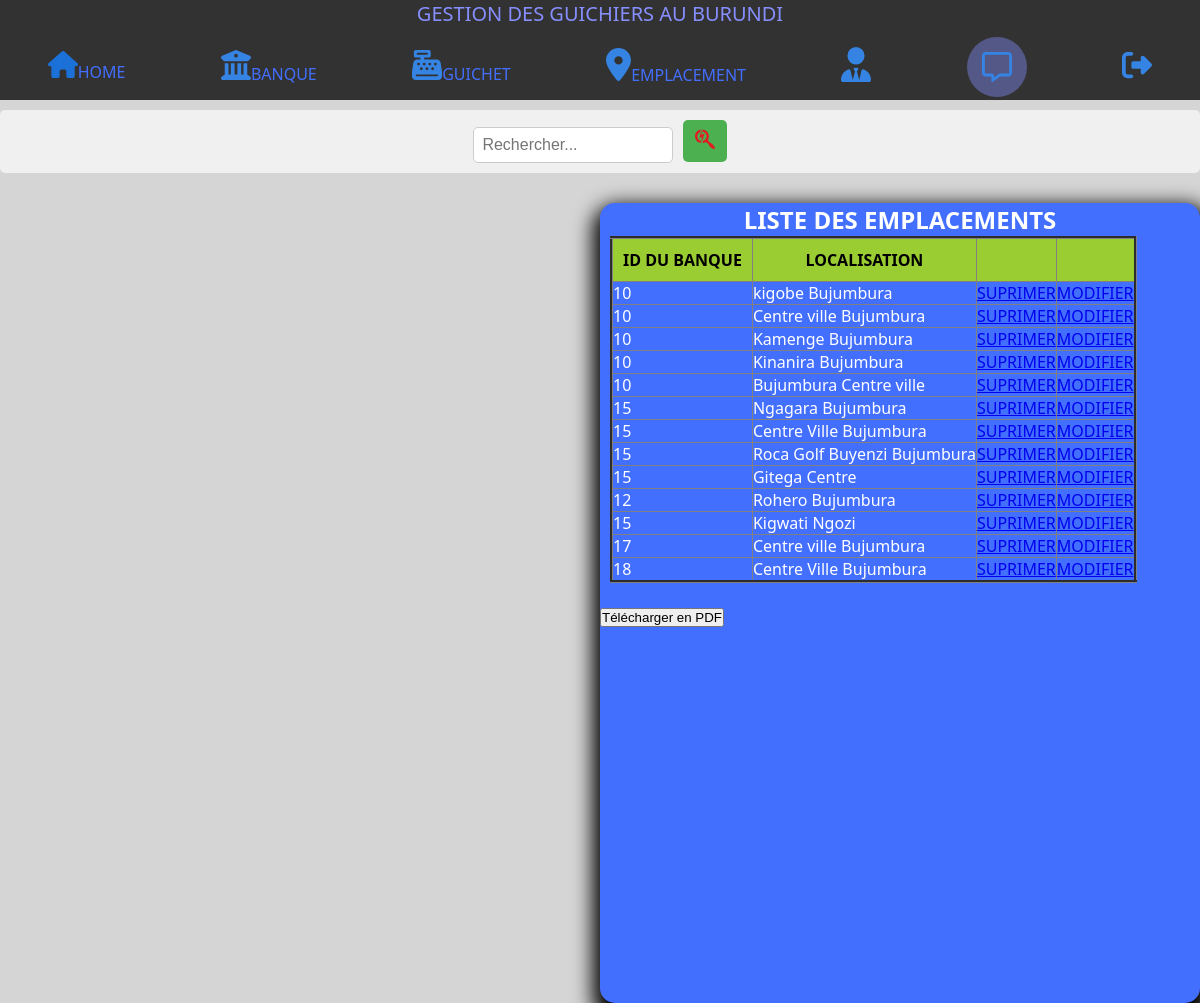
Screenshot of /rorton/liste_emplacement.php with the database file from the repository.
### tables this page shows
CREATE TABLE `empla` (
  `id_emplacement` int(11) NOT NULL,
  `id_banque` int(11) NOT NULL,
  `id_guichet` int(11) NOT NULL,
  `loca` text NOT NULL
);

### rorton/liste_emplacement.php (the view, shortened to what this page needs)
<!DOCTYPE html>
<html lang="en">
<head>
</head>
<body>
    <?php
    include("menu.php");
    ?>
    <?php
     include("connect.php");
     $liste_emplacement=$connect->query("select*from empla");
    ?>
    <div class="box">
          <h2>LISTE DES EMPLACEMENTS</h2>
          <table border="3">
            <tr>
                <th>
                    ID DU BANQUE
                </th>
                <th>
                     LOCALISATION
                </th>
                <th>
                </th>
                <th>
                </th>
            </tr>
            <?php
            while($take_from_db= $liste_emplacement->fetch())
         {
            ?>
            <tr>
                <td>
                    <?php
                        echo $take_from_db["id_banque"];
                    ?>
                 </td>
                <td>
                    <?php
                         echo $take_from_db["loca"];
                    ?>
                </td>
                <td>
                <a text-decoration="none" background="yellowgreen" href="liste_emplacement.php?supp=<?php echo $take_from_db['id_emplacement'];?>">SUPRIMER</a>
                </td>
                <td>
                    <a href="modifempla.php?modif=<?php echo $take_from_db['id_emplacement'];?>">MODIFIER</a>
                </td>
            </tr>
           <?php
        }
               ?>
          </table>
          <br><button onclick="generatePDF()">Télécharger en PDF</button>
    </div>
</body>
</html>

### rorton/menu.css (style rules this page uses)
* { padding: 0; margin:0; box-sizing: border-box; }
body { background: #d6d5d5; font-family: 'Segoe UI', Tahoma, Geneva, Verdana, sans-serif; }
.box { height: 800px; width: 600px; background: #436fff; margin-left: 600px; margin-top: 30px; border-radius: 15px; box-shadow: 2px 11px 20px 9px black; }
h2 { text-align: center; color: white; }
table tr td { color: white; }

### rorton/liste_emplacement.php (style rules this page uses)
table { border-collapse: collapse; margin-left: 10px; }
tr th { background: yellowgreen; padding: 10px; }

### rows the page displays
empla: id_banque "10", loca "kigobe Bujumbura"
empla: id_banque "10", loca "Centre ville Bujumbura"
empla: id_banque "10", loca "Kamenge Bujumbura"
empla: id_banque "10", loca "Kinanira Bujumbura"
empla: id_banque "10", loca "Bujumbura Centre ville"
empla: id_banque "15", loca "Ngagara Bujumbura"
empla: id_banque "15", loca "Centre Ville Bujumbura"
empla: id_banque "15", loca "Roca Golf Buyenzi Bujumbura"
empla: id_banque "15", loca "Gitega Centre"
empla: id_banque "12", loca "Rohero Bujumbura"
empla: id_banque "15", loca "Kigwati Ngozi"
empla: id_banque "17", loca "Centre ville Bujumbura"
empla: id_banque "18", loca "Centre Ville Bujumbura"
